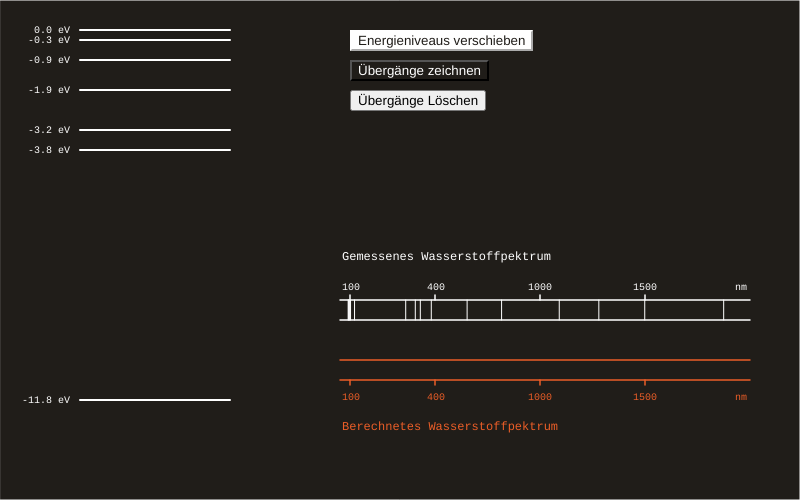
Frame 1 (no input)
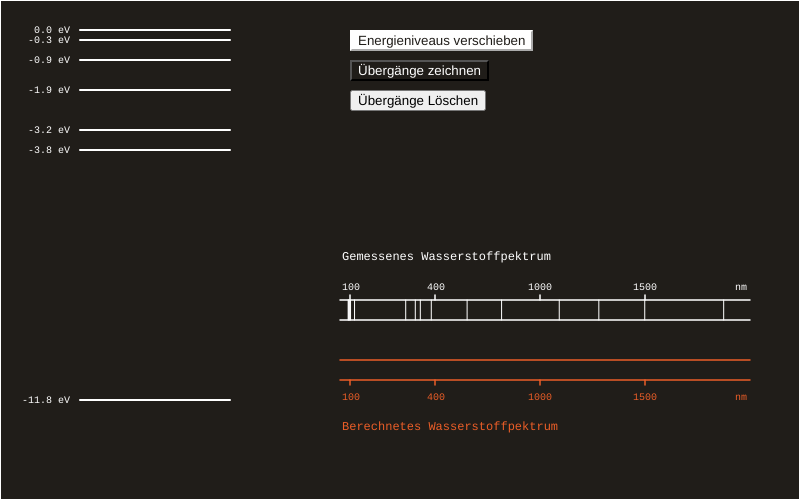
Frame 60 (no input)
Frame 120 (the mouse pressed at the canvas centre since frame 60): identical to frame 60, image omitted

The p5.js sketch that drew these frames (run headless with seeded random() and noise() and a simulated clock; from frame 60 on, the mouse is pressed at the canvas centre):

// p5.js sketch
// ── sketch.js
let niveaus = [];
let uebergaenge = [];
let banden = [];
let mySeries = [];

let state = "Energieniveaus";
let niveauButton;
let uberButton;
let deleteButton;

// Wavelength of Hydrogen Series, source: https://en.wikipedia.org/wiki/Hydrogen_spectral_series
let lymannSeries = [121.57, 102.57, 97.25, 94.97, 93.78, 91.175];
let balmerSeries = [656.3, 486.1, 434, 410.2, 364.6]; // del 397.0
let paschenSeries = [1875, 1282, 1094, 1500, 820]; //del 945.6 1005

// ----------- COLORS  -----------
colBG = "#201d19";
colLine = "#ffffff";
colHighlight = "#eb5e28";
colDragged = "#F29875";
colArrow = "#eb5e28";
colLightGrey = "#ccc5b9"
colBlue = "#0E79B2"
colGrey = "#4b4b4b"

// ----------- P5 SETUP  -----------
function setup(){
    
    createCanvas(800,500);
    
    //!! id's (first number) need to be 0,1,2 etc
    niveaus.push(new Energieniveau(0, 400))
    niveaus.push(new Energieniveau(1, 150))
    niveaus.push(new Energieniveau(2, 90))
    niveaus.push(new Energieniveau(3, 60))
    niveaus.push(new Energieniveau(4, 40))
    niveaus.push(new Energieniveau(5, 30))
    niveaus.push(new Energieniveau(6, 130))


    // Buttons
    niveauButton = createButton("Energieniveaus verschieben")
    niveauButton.position(350,30)
    niveauButton.mousePressed( function() {state = "Energieniveaus"})
    niveauButton.id("niveauButton")
    uberButton = createButton("Übergänge zeichnen")
    uberButton.position(350,60)
    uberButton.mousePressed( function() {state = "Uebergaenge"})
    uberButton.id("uberButton")
    deleteButton = createButton("Übergänge Löschen")
    deleteButton.position(350,90)
    deleteButton.mousePressed( function() {uebergaenge = []})

    // Banden zeichen
    for ( let l of lymannSeries) {
        banden.push( new Bande (350, 300, l, 400, colLine, true) )
    }

    for ( let b of balmerSeries) {
        banden.push( new Bande (350, 300, b, 400, colLine, true) )
    }

    for ( let p of paschenSeries) {
        banden.push( new Bande (350, 300, p, 400, colLine,  true) )
    }

}

// ----------- MOUSE FUNCTIONS -----------
function mousePressed() {

    // !!! ALL CHANGES HERE MUST ALSO BE MADE ON TOUCHSTARTED
    if (state == "Energieniveaus") {
        for ( let niveau of niveaus ){
            niveau.pressed()
        }
    } else if ( state == "Uebergaenge" && mouseX > 80 && mouseX < 230) {
        uebergaenge.push( new Uebergang(mouseX, mouseY));
    }
}

function mouseReleased() {

    if ( state == "Energieniveaus" ){  
        for ( let niveau of niveaus ){
            niveau.released()
        }

    } else if ( state == "Uebergaenge" ) {
        for ( let uebergaeng of uebergaenge){
            uebergaeng.released()
        }

    }
}

// ----------- TOUCH FUNCTIONS -----------
function touchStarted(){
    if (state == "Energieniveaus") {
        for ( let niveau of niveaus ){
            niveau.checkOver();
            niveau.pressed()

        }
    } else if ( state == "Uebergaenge" && mouseX > 80 && mouseX < 230) {
        uebergaenge.push( new Uebergang(mouseX, mouseY))
    }
}

// Map Energy

function mapEnergy(value, isNiveau) {
    let min = 0;
    let max = 500;
    let minE = 1;
    let maxE = -15;
    if ( isNiveau ) {
        return map(value, min, max, minE, maxE);
    } else {
        return map(value, min,max,0, abs(maxE-minE))
    }
 
}

function buttonColors(){
    if (state == "Energieniveaus") {
        niveauButton.style("background-color", colLine)
        niveauButton.style("color", colBG)
        niveauButton.style("border-color", colLine)
        uberButton.style("background-color", colBG)
        uberButton.style("color", colLine)
    } else if ( state == "Uebergaenge") {
        uberButton.style("background-color", colLine)
        uberButton.style("color", colBG)
        uberButton.style("border-color", colLine)
        niveauButton.style("background-color", colBG)
        niveauButton.style("color", colLine)
    }
}

// ----------- P5 DRAW LOOP  -----------

function draw(){
    //resizeCanvas(windowWidth,windowHeight)
    //scale(min(windowWidth/800,windowHeight/600))
    buttonColors();
    
    // -----------  GRAPHIKELEMENTE  -----------
    background(colBG)
    
    // rect to see canvas size
    push()
    stroke(255)
    noFill()
    rect(0,0,800,500)
    pop()

    // Erstes Epektrum
    strokeWeight(1.5)
    stroke(colLine)
    line(340,300,750,300)
    line(340,320,750,320)

    line(350,300,350,295)
    line(435,300,435,295)
    line(540,300,540,295)
    line(645,300,645,295)

    noStroke()
    fill(colLine);
    textFont("monospace")
    textSize(12)
    text("Gemessenes Wasserstoffpektrum", 342, 260 )
    textSize(10)
    text("100", 342, 290 )
    text("400", 427, 290 )
    text("1000", 528, 290 )
    text("1500", 633, 290 )
    text("nm", 735, 290 )

    
    // Zweites Spektrum
   
    fill(colHighlight)
    textSize(12)
    text("Berechnetes Wasserstoffpektrum", 342, 430 )
    textSize(10)
    text("100", 342, 400 )
    text("400", 427, 400 )
    text("1000", 528, 400 )
    text("1500", 633, 400 )
    text("nm", 735, 400 )
       
    stroke(colHighlight)
    line(340,360,750,360)
    line(340,380,750,380)
    
    line(350,385,350,380)
    line(435,385,435,380)
    line(540,385,540,380)
    line(645,385,645,380)
   

    // ----------- DO ALL THE FUN STUFF  -----------
    
    // Banden updaten und zeichnen
    for ( let bande of banden ) {
        bande.show()
    }


    // Energieniveaus Zeichnen
    for ( let niveau of niveaus ){
        niveau.update()
        niveau.checkOver()
        niveau.show()
    }

    // Übergägne Zeichnen
    for ( let [index, uebergang] of uebergaenge.entries() ){
        uebergang.update()
        uebergang.show()

        // Aufräumen
        if ( uebergang.deleted ) {
            uebergaenge.splice(index)
        }
    }
}


// Prevent dragging the page whil drag-&-dropping
function preventBehavior(e) {
    e.preventDefault(); 
};

document.addEventListener("touchmove", preventBehavior, {passive: false});
// ── classes.js
// Energieniveaus
class Energieniveau { 
    constructor(id, ypos) {
      this.id = id,
      this.y = ypos,
      this.x = 80,
      this.width = 150, // CHANGE MOUSE/TOUCH FUNCTIONS WHEN CHANGING THIS!
      this.thickness = 2,
      this.color = colLine,
      this.highlightColor = colHighlight,
      this.draggedColor = colDragged,
      this.dragged = false,
      this.mOver = false,
      this.grabOffset = 5,
      this.eV = mapEnergy(this.y, true)
    }

    update() {

        // Linie mit der Maus bewegen
        if (this.dragged) {
          this.y = mouseY
          this.eV = mapEnergy(this.y, true)
        
          // Übergangspfeile mit Niveaus bewegen, wenn diese verschoben werden
          this.updateUeberaenge();
        }
    }

    updateUeberaenge() {

        for ( let uebergang of uebergaenge ) {
            if ( uebergang.endLocked == this.id) {
                uebergang.endY = this.y
            } else if ( uebergang.startLocked == this.id ) {
                uebergang.startY = this.y
            }
        }
    }
    

    // Feststellen, ob Maus auf der Linie ist
    checkOver() {
        if ( 
            mouseX > this.x && 
            mouseX < ( this.x + this.width ) &&
            mouseY > this.y - this.grabOffset &&
            mouseY < this.y + this.grabOffset 
            ) {
            
            this.mOver = true;
        } else {
            this.mOver = false;
        }
    }
    
 
    pressed() {
        
        // Save last position before dragging so it can be reset
        // in case it gets stacked on an other niveau
        this.lastpos = this.y
        
        // Check if mouse is over line, set dragged status
        if ( this.mOver) {
            this.dragged = true;
        }
    }

    released() {
        
        // Prevent stacking niveaus on top of each other

        let positions = [];
        for (let n = 0; n < niveaus.length; n++) {
            if ( n != this.id){
                positions.push(niveaus[n].y)
            }
        }
        for ( let pos of positions){
            // 3 is the margin for not stacking niveaus on top of each other
            if ( this.y > (pos-3) && this.y < (pos+3) ){
                this.y = this.lastpos
                this.updateUeberaenge()
            }
        }        
       
        // Drop niveau at given place
        this.dragged = false;
    }

    show() {
        strokeWeight(this.thickness)
        if (this.dragged) {
            stroke(this.draggedColor)
            line(this.x, this.y, this.x + this.width, this.y)
        } else if (this.mOver) {
            stroke(this.highlightColor)
            line(this.x, this.y, this.x + this.width, this.y)
        } else {
            stroke(this.color)
            line(this.x, this.y, this.x + this.width, this.y)
        }

        
        // Write eV Numver to each Energieniveau
        push();
        fill(colLine);
        noStroke();
        textSize(10)
        textFont("monospace")
        textAlign(RIGHT)
        text(this.eV.toFixed(1) + " eV", this.x - 10, this.y + 3)
        pop()
        
    }
}

// Pfeile für die Übergänge zwischen Niveaus
class Uebergang { 
    constructor(startX, startY) {
      this.startX = startX,
      this.startY = startY,
      this.endX = mouseX,
      this.endY = mouseY,
      this.color = colArrow,
      this.thickness = 1,
      this.dragged = true,
      this.deleted = false,
      this.eV = mapEnergy(abs(this.startY-this.endY), false),
      this.wavelength = 1239.8/(this.eV+0.00000001)
      this.bande = new Bande (350, 360, this.wavelength, 400, colHighlight, false)
    }
    
    released() {

        this.dragged = false;
        this.endX = this.startX;

        this.deleted = true;

        // Übergänge nur fertig zeichnen, wenn sie auf einem Niveau enden
        // und Ende des Übergangs mit Niveau verknüpfen
        for ( let niveau of niveaus) {
            if ( this.endY > niveau.y-5 && this.endY < niveau.y+5 ) {
                this.deleted = false;
                this.endY = niveau.y;
                this.endLocked = niveau.id
            } 
        }
    }

    update() {
        if ( this.dragged ){
            this.endX = this.startX;
            this.endY = mouseY;

            // Übergänge nur zeichnen, wenn sie auf einem Niveau beginnen
            // und Beginn des Übergangs mit Niveau verknüpfen
            this.deleted = true;
            for ( let niveau of niveaus) {
                if ( this.startY > niveau.y-5 && this.startY < niveau.y+5 ) {
                    this.deleted = false;
                    this.startY = niveau.y;
                    this.startLocked = niveau.id;
                }  
            }
        }

        this.eV = mapEnergy(abs(this.startY-this.endY), false);
        this.wavelength = 1239.8/(this.eV+0.00000001);
        this.bande.x = map(
            this.bande.xOrigin + this.wavelength, 
            this.bande.xOrigin + 100, 
            this.bande.xOrigin + 2000, 
            this.bande.xOrigin, this.bande.xOrigin+this.bande.width);
    }

    show(){
        strokeWeight(this.thickness)
        stroke(this.color)
        fill(this.color)
        line(this.startX, this.startY, this.endX, this.endY)
        if ( this.startY < this.endY) {
            triangle(this.endX, this.endY-1, this.endX-3, this.endY-8, this.endX+3, this.endY-8)
        } else {
            triangle(this.startX, this.startY-1, this.startX-3, this.startY-8, this.startX+3, this.startY-8)
        }

    this.bande.show()
    }


}

// Banden für das Wasserstoffatom, berechnet aus den Übergängen
class Bande {
    constructor(xOrigin, yOrigin, wavelength, width, color, isFixed) {
        this.xOrigin = xOrigin,
        this.x = map(xOrigin + wavelength, xOrigin+100, xOrigin+2000, xOrigin, xOrigin+width),
        this.y = yOrigin,
        this.length = 20,
        this.width = width,
        this.weight = 1,
        this.color = color,
        this.fixed = isFixed
    
    }

    show() {
        strokeWeight(this.weight)
        stroke(this.color)
        line(this.x, this.y, this.x, this.y + this.length)
    }
   
}   
// ── style.css
body {
    background-color: #fafdf9;
}

canvas {
    -webkit-touch-callout: none;
    -webkit-user-select: none;
    -khtml-user-select: none;
    -moz-user-select: none;
    -ms-user-select: none;
    user-select: none;
}
// ── variables.js
// Geometry
let niveausXpos = 120;
let niveausSize = 200;

let spectrumXpos = 400;
let spectrumYpos = 300;

let spectrumDistance = 60;

let buttonXpos = 400;
let buttonYpos = 60;
let buttonSpacing = 30;

let legendeXpos = 700;
let legendeYpos = 30;
let legendeSpacing = 20;

// Graphic
let bandeThickness = 1.5;

let description = {
    x:400,
    y:480,
    max:450,
    text: "ANLEITUNG\n\n\Wenn bei den Aktionen «Energieniveaus verschieben» ausgewählt ist, kannst du die Energieniveaus links verschieben. Wenn «Übergänge zeichnen» ausgewählt ist, kannst du zwischen den Energieniveaus Übergänge zeichnen. Diese generieren im berechneten Spektrum entsprechende Banden. Mit «Übergänge löschen» kannst du sämtliche Übergänge löschen.\n\n\
    \n\
    Versuche, die Energieniveaus so anzuordnen, dass das berechnete Spektrum mit dem gemessenen Spektrum übereinstimmt."
}

// ---------- COLORS ----------
let colBG = "#201d19";
//let colBG = "#FBFEF9";
let colLine = "#FBFEF9";

// MEDIUM CONTRAST COLORS
let lightRed = "#ee99aa";
let darkRed = "#994455";
let paleRed = "#ffcccc"

let lightBlue = "#6699cc";
let darkBlue = "#004488";
let paleBlue = "#bbccee";

let lightYellow = "#eecc66";
let darkYellow = "#997700";
let paleYellow = "#eeeebb";

let lightGrey = "#d7d7d7"
let darkGrey = "#8e8e8e"

// MUTED COLOR SCHEME
let indigo = "#332288";
let cyan = "#88ccee";
let teal = "#44aa99";
let green = "#117733";
let olive = "#999933";
let sand = "#ddvv77";
let rose = "#cc6677";
let wine = "#882255";
let purple = "#aa4499";

let lightOrange = "#ee8866"


let col1 = "#ccddaa";
let col2 = "#ee99aa";
let col3 = "#6699cc";
let col4 = "#44bb99";
let col5 = "#aa4499";
let col6 = "#ee8866";
let col7 = "#eecc66";

let col = [lightRed, lightBlue, lightYellow, lightGrey, lightGrey, lightGrey, lightGrey]
